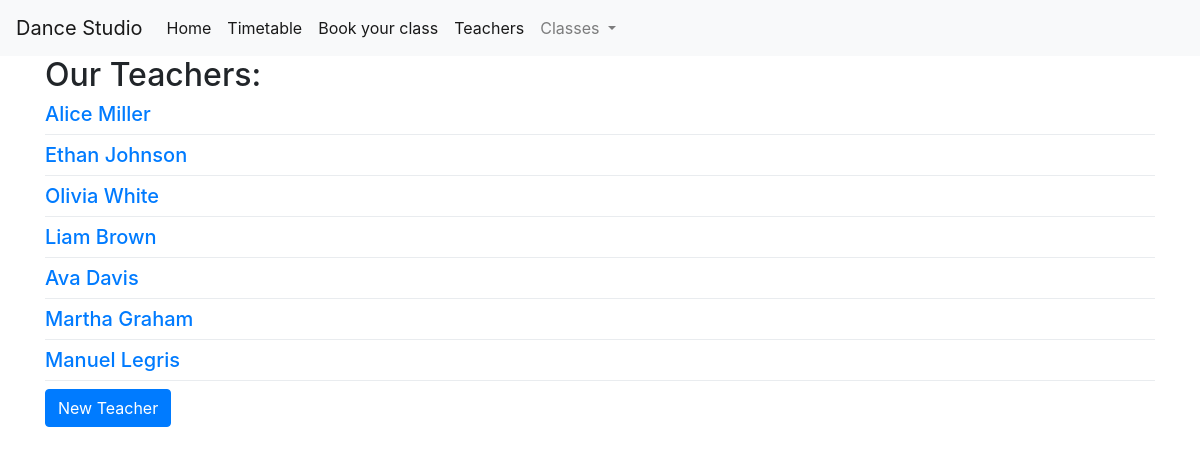
Before: /teachers with the older database file.
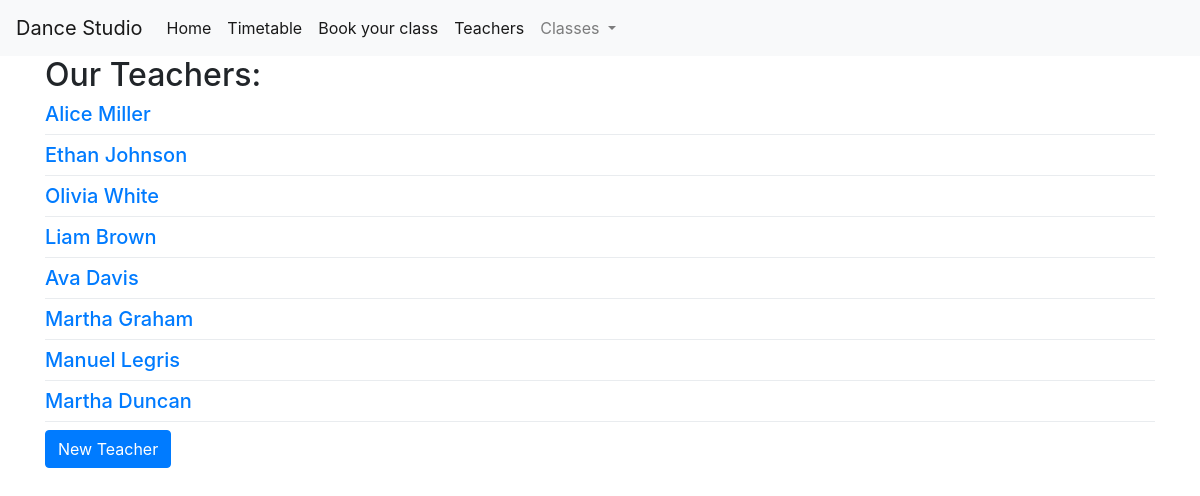
After: the same page with the newer database file.
### tables this page shows
CREATE TABLE teachers (
    teacher_id INTEGER PRIMARY KEY AUTOINCREMENT,
    name VARCHAR(50) NOT NULL,
    surname VARCHAR(50) NOT NULL
);

### app.py (the view)
@app.route('/teachers')
def teachers():
    dance_classes = get_dance_classes_for_navbar()
    conn = get_db_connection()
    teachers = conn.execute('SELECT * FROM teachers').fetchall()
    conn.close()
    return render_template('teachers.html', teachers=teachers, dance_classes=dance_classes)

### app.py (called while the page is built)
def get_db_connection():
    conn = sqlite3.connect('database.db')
    conn.row_factory = sqlite3.Row
    return conn

def get_dance_classes_for_navbar():
    conn = get_db_connection()
    dance_classes = conn.execute('SELECT * FROM dance_classes').fetchall()
    conn.close()
    return dance_classes

### templates/teachers.html
{% extends 'base.html' %}
{% block content %}
  <h2>{% block title %} Our Teachers: {% endblock %}</h2>
  {% for teacher in teachers %}
    <div>
      <a href="{{ url_for('teacher', teacher_id=teacher['teacher_id']) }}">
        <h5>{{ teacher['name'] ~ ' ' ~ teacher['surname'] }}</h5>
      </a>
    </div>
    <div class="dropdown-divider"></div>
  {% endfor %}
  <div class="form-group">
    <a class="btn btn-primary" href="{{ url_for('create_teacher') }}" role="button">New Teacher</a>
  </div>
{% endblock %}

### templates/base.html (shortened to what this page needs)
<!doctype html>
<html lang="en">
  <head>
    <link rel="stylesheet" href="https://stackpath.bootstrapcdn.com/bootstrap/4.3.1/css/bootstrap.min.css">
  </head>
  <body>
    <nav class="navbar navbar-expand-md navbar-light bg-light">
        <a class="navbar-brand" href="{{ url_for('index')}}">Dance Studio</a>
        <div class="collapse navbar-collapse" id="navbarNav">
            <ul class="navbar-nav">
            <li class="nav-item active">
                <a class="nav-link" href="{{ url_for('index')}}">Home</a>
            </li>
            <li class="nav-item active">
                <a class="nav-link" href="#">Timetable</a>
            </li>
            <li class="nav-item active">
                <a class="nav-link" href="#">Book your class</a>
            </li>
            <li class="nav-item active">
                <a class="nav-link" href="{{url_for('teachers')}}">Teachers</a>
            </li>
            <li class="nav-item dropdown">
              <a class="nav-link dropdown-toggle" href="#" id="navbarDropdownS" role="button" data-toggle="dropdown" aria-haspopup="true" aria-expanded="false">
                Classes
              </a>
            </ul>
        </div>
    </nav>
    <div class="container">
        {% block content %} {% endblock %}
    </div>
  </body>
</html>

Changed rows visible on the page:
added teachers: name+surname "Martha Duncan"
